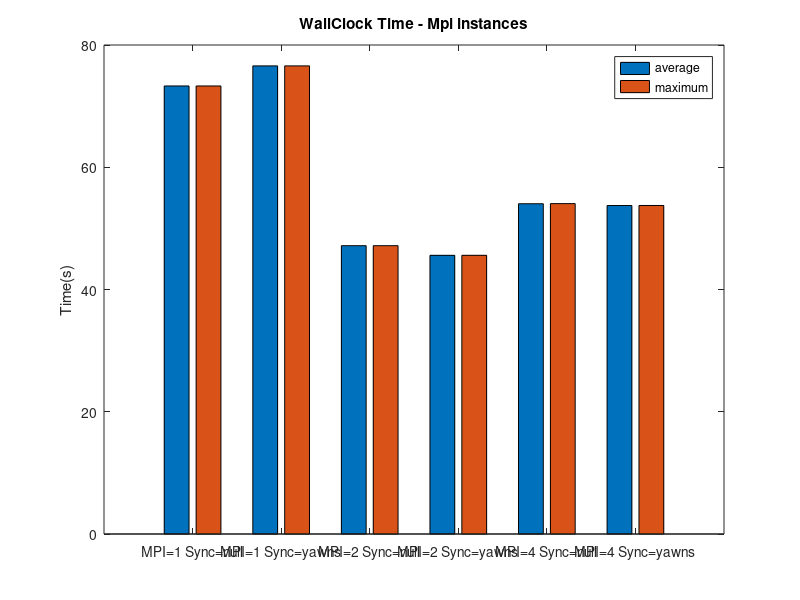

Write MATLAB code to recreate this figure.
A = [73.2978 73.2978; 76.5834 76.5834; 47.1692 47.1704; 45.59285 45.5948; 54.032325 54.0509; 53.738975 53.7461];
name = {'MPI=1 Sync=null','MPI=1 Sync=yawns','MPI=2 Sync=null','MPI=2 Sync=yawns','MPI=4 Sync=null','MPI=4 Sync=yawns',};
bar(A);
set(gca, 'XTickLabel',name);
ylabel('Time(s)')
legend('average','maximum');
title('WallClock Time - Mpi instances');